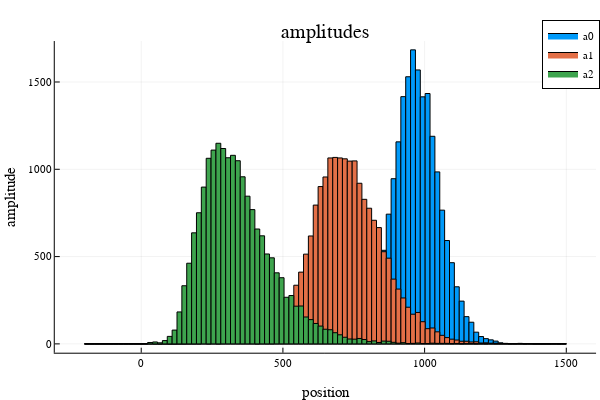

Here is the notebook cell this chart was saved with:
### Markdown cell above
## Statistics of resulting parameters

### Code cell
#amplitudes
a_csv = CSV.read("atab.csv", DataFrame; datarow = 1, transpose = true);
a0_hist = (a_csv[:,2]);
a1_hist = (a_csv[:,3]);
a2_hist = (a_csv[:,4]);
histogram([a0_hist a1_hist a2_hist], title = "amplitudes", label = ["a0" "a1" "a2"],
    bins = LinRange(-200,1500, 100), xlabel = "position", ylabel = "amplitude")
